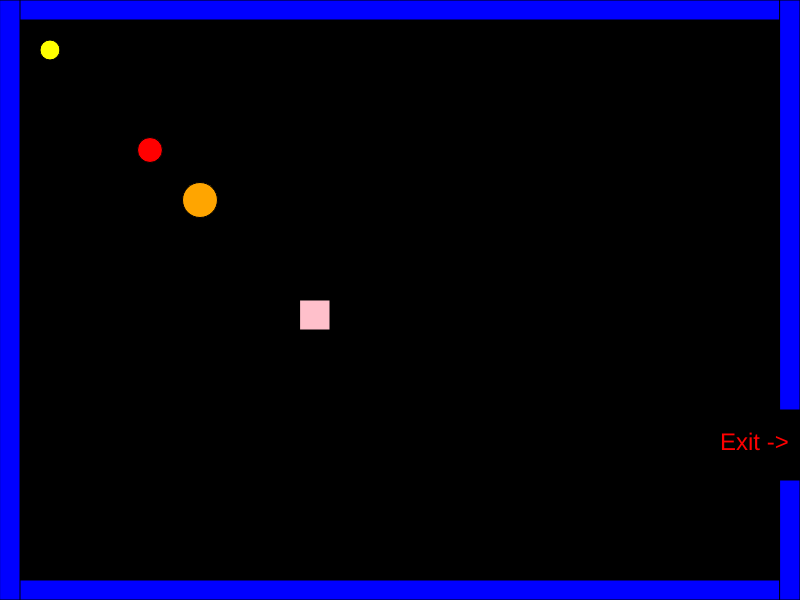
Frame 1 (no input)
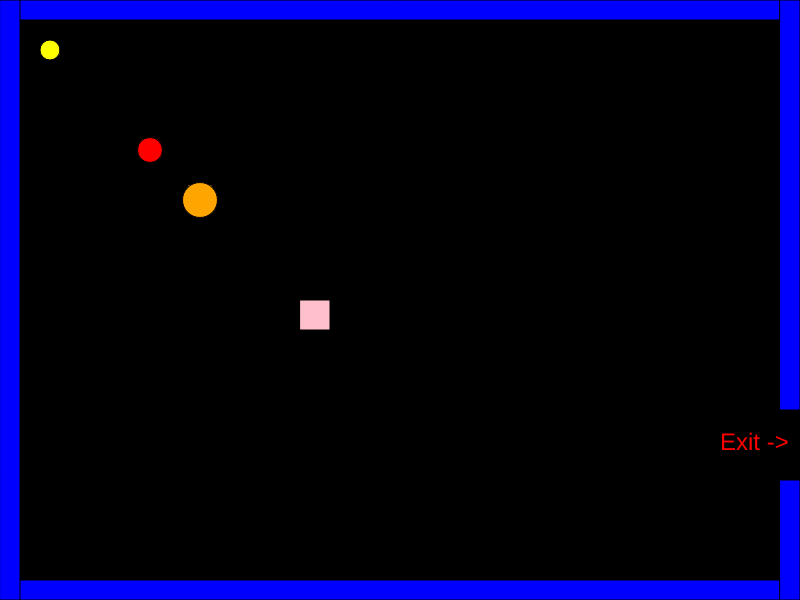
Frame 60 (no input)
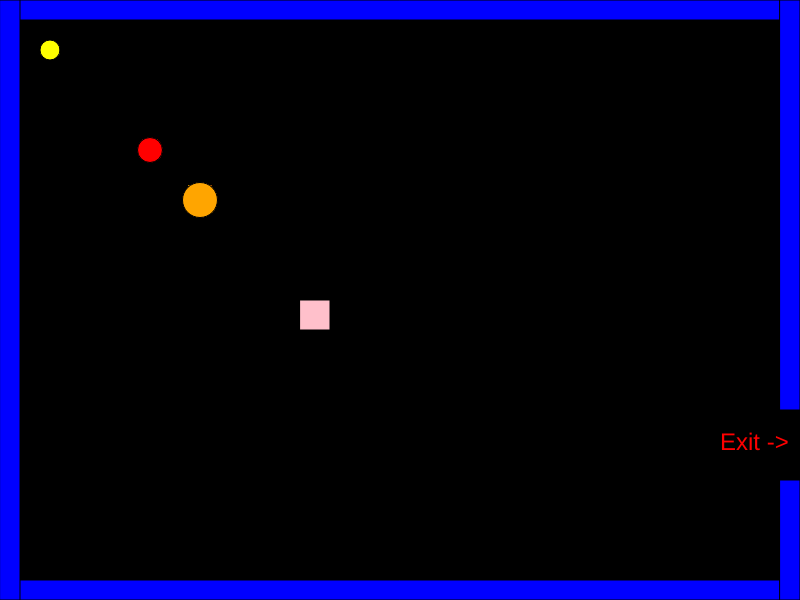
Frame 120 (the mouse pressed at the canvas centre since frame 60)

The p5.js sketch that drew these frames (run headless with seeded random() and noise() and a simulated clock; from frame 60 on, the mouse is pressed at the canvas centre):

// p5.js sketch
// ── sketch.js
var x = 50; var x1 = 150; var x2 = 200; var x3 = 300;
var y = 50; var y1 = 150; var y2 = 200; var y3 = 300;
var diameter = 20; var diameter1 = 25; var diameter2 = 35; 
var rectXsize = 30; var rectYsize = 30;
var mousex = 0;
var mousey = 0;

function setup()
{
    createCanvas(800,600);
    background(0);
    drawBarriers();
}

function draw()
{
    createPlayer(x,y,diameter);
    playerController(x,y);
    createEnemies(x1,x2,x3,y1,y2,y3,diameter1,diameter2,rectXsize,rectYsize);
    enemyController(x1,x2,x3,y1,y2,y3)
    chkWinCondition(x,y);
    placeBarrierOnClick(mousex,mousey);
}

// -------------------------- Extra Functions ----------------------- //
function mouseClicked()
{
    mousex = mouseX;
    mousey = mouseY;
}

function createPlayer(x,y,diameter)
{
    fill("yellow");
    circle(x,y,diameter);
}

function drawBarriers()
{
    // Canvas Barriers
    fill("blue");
    rect(0,0,800,20);
    rect(0,580,800,20);
    rect(0,0,20,600);
    rect(780,0,20,410);
    rect(780,480,20,120);

    // Exit Text
    fill("red");
    textSize(24);
    text("Exit ->",720,450);
}

function chkWinCondition(x,y)
{
    // Win Condition Check
    if (x > 800 && (y > 410 && y < 480)) 
    {
        fill("white");
        textSize(48);
        text("You Win!!",320,100);
    }
}

function createEnemies(x1,x2,x3,y1,y2,y3,diameter1,diameter2,rectXsize,rectYsize)
{
    // Instantiates Enemy Circles
    fill("red");
    circle(x1,y1,diameter1);
    fill("orange")
    circle(x2,y2,diameter2);
    fill("pink");
    rect(x3,y3,rectXsize,rectYsize);
}

function enemyController(x1,x2,x3,y1,y2,y3)
{
    // Moves Enemies Over Time
    x1 += 10; y1 += 4;
    x2 -= 10; y2 += 5;
    x3 += 3; y3 += 10;

    // Keeps Enemy 1 In Canvas Bounds
    if (x1 > 800) { x1 = 0; }
    else if (x1 < 0) { x1 = 800; }
    if (y1 < 0) { y1 = 600; }
    else if (y1 > 600) { y1 = 0; }

    // Keeps Enemy 2 In Canvas Bounds
    if (x2 > 800) { x2 = 0; }
    else if (x2 < 0) { x2 = 800; }
    if (y2 < 0) { y2 = 600; }
    else if (y2 > 600) { y2 = 0; }

    // Enemy 3 Bounds
    if (x3 > 800) { x3 = 0; }
    else if (x3 < 0) { x3 = 800; }
    if (y3 < 0) { y3 = 600; }
    else if (y3 > 600) { y3 = 0; }
}

function playerController(x,y)
{
    // Player Movement
    if (keyIsDown(65)) { x -= 5; }
    if (keyIsDown(68)) { x += 5; }
    if (keyIsDown(87)) { y -= 5; }
    if (keyIsDown(83)) { y += 5; }
}

function placeBarrierOnClick(mousex,mousey)
{
    // Barrier Placement With Mouse
    if (mousex != 0 && mousey != 0) 
    { 
        fill("green");
        rect(mousex,mousey,20,50); 
    }
}
